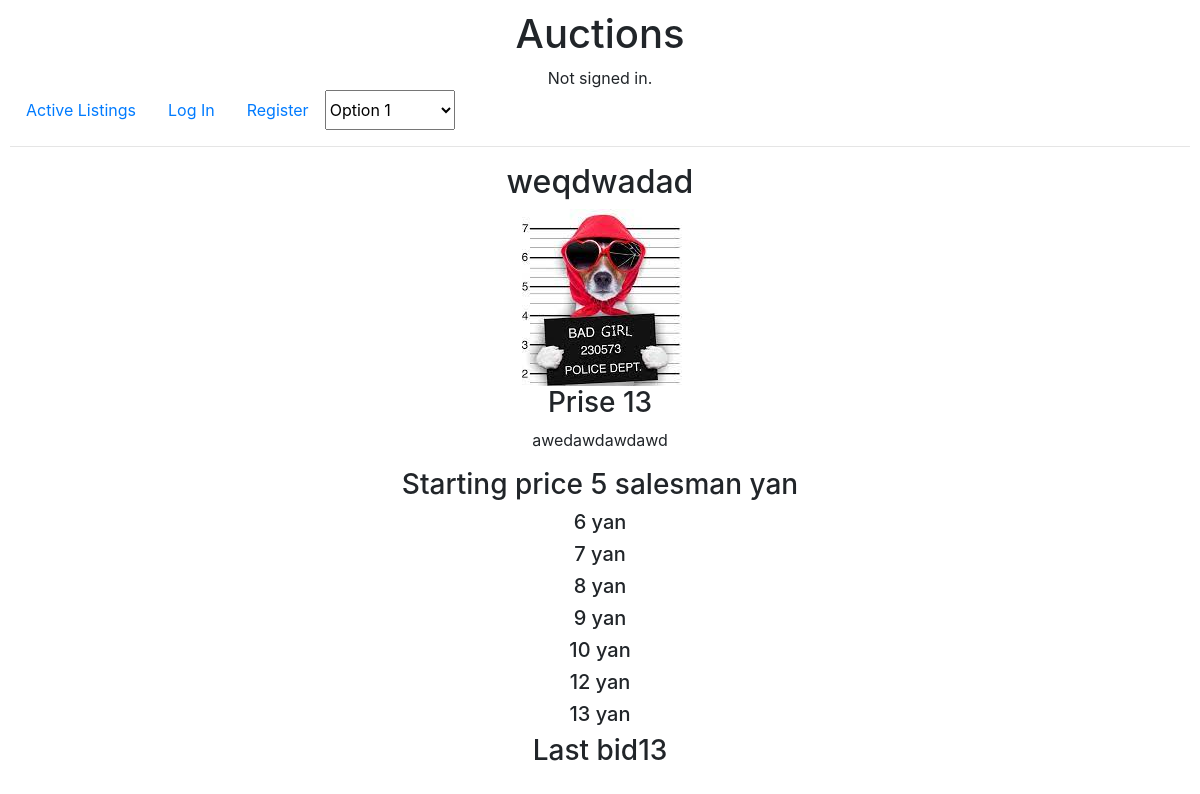
/2, run on the app's committed database.
### auctions/models.py (models this page shows)
class Lot(models.Model):
    lot_name = models.CharField(max_length=64)
    description = models.TextField()
    starting_price = price = models.IntegerField()
    price = models.ManyToManyField(Bid, blank=True, related_name="lotbid")
    picture = models.URLField(blank=True)
    category = models.ForeignKey(Category, on_delete=models.CASCADE, related_name="lotcategory")
    userLot = models.ForeignKey(User, on_delete=models.CASCADE, related_name="userLot")
    user_comit = models.ManyToManyField(Comit, blank=True, related_name="usercomit")

class Bid(models.Model):
    user = models.ForeignKey(User, on_delete=models.CASCADE, related_name="biduser")
    price = models.IntegerField()

class User(AbstractUser):
    pass

### auctions/views.py (the view, shortened to what this page needs)
# urls.py: path("<int:lot_id>", views.lot, name="lot"),
def lot(request, lot_id):
    if request.user.is_authenticated:
        user = User.objects.get(pk=int(request.user.id))
    lot = Lot.objects.filter(pk=int(lot_id)).first()
    print(lot.price.order_by("-id")[0:5]) #############################
    if lot.price.first():
        min_value = int(lot.price.last().price) + 1
        initial = int(lot.price.last().price)
    else:
        min_value = int(lot.starting_price) + 1
        initial = int(lot.starting_price)
        print('work')
    class Bid_forms(forms.Form):
        bid = forms.IntegerField(label="Bid:", min_value=min_value, initial=initial)
    return render(request, "auctions/lot_page.html", {"lot": lot, "form": Bid_forms})

### auctions/templates/auctions/lot_page.html (shortened to what this page needs)
{% extends "auctions/layout.html" %}
{% block body %}
            <h2>{{lot.lot_name}}</h2>
            {%if not lot.picture %}
            <img >
            {% else %}
            <img src="{{lot.picture}}" >
            {%endif%}
            {% if user.is_authenticated %}
            <form action="{% url 'lot' lot.id %}" method="post">
                {% csrf_token %}
                {{form}}
            <input type="submit" value="bid">
            </form>
            {%else%}
            <h3>Prise {{lot.price.all.last.price}}</h3>
            {% endif %}
            <p>{{lot.description}}</p>
            <h3>Starting price {{lot.starting_price}} salesman {{lot.userLot}} </h3>
            {%if lot.price.all.last.price %}
                {%for bid in lot.price.all%}
                <h5> {{bid.price}} {{bid.user}}</h5>
            {% endfor %}
            {%endif%}
<h3>Last bid{{lot.price.all.last.price}}</h3>
{% endblock %}

### auctions/static/auctions/styles.css (style rules this page uses)
body { padding: 10px; text-align: center; }

### data on the page
Lot: lot_name "weqdwadad", price.all.last.price "13", description "awedawdawdawd", starting_price "5", userLot "yan"
Bid: price "6", user "yan"
Bid: price "7", user "yan"
Bid: price "8", user "yan"
Bid: price "9", user "yan"
Bid: price "10", user "yan"
Bid: price "12", user "yan"
Bid: price "13", user "yan"
